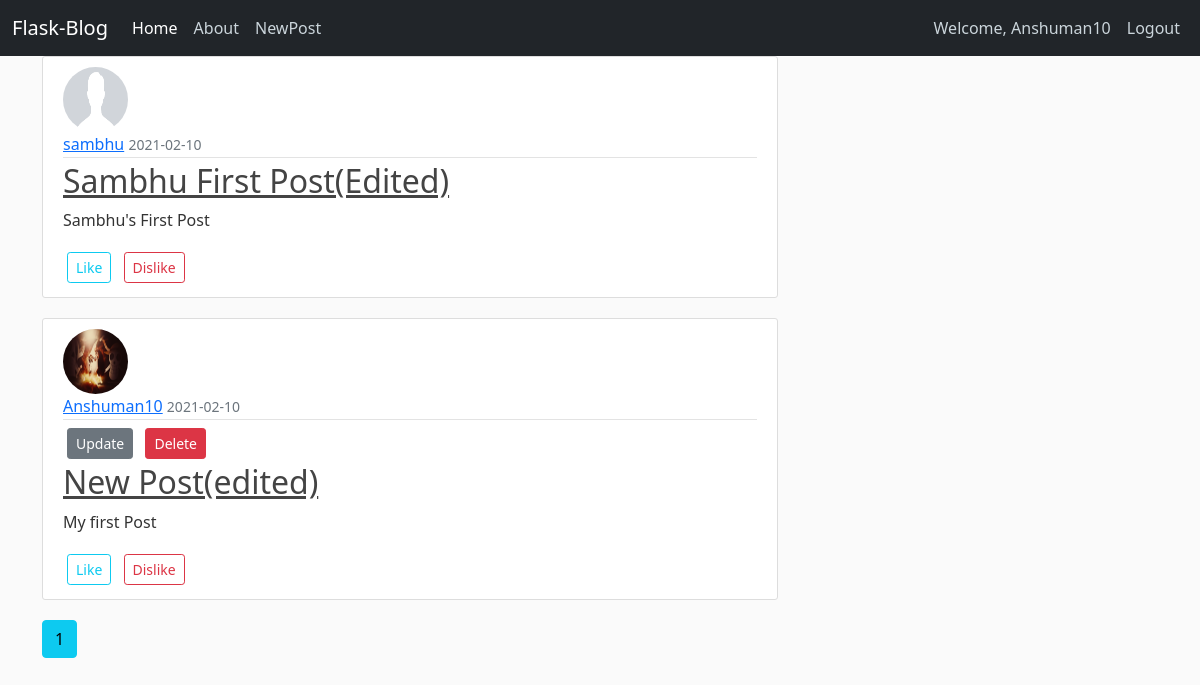
Screenshot of /home (signed in) with the database file from the repository.
### blogappyt/models.py (models this page shows, shortened)
class User(db.Model, UserMixin):
    __tablename__ = 'user'
    id = db.Column(db.Integer,primary_key= True)
    username = db.Column(db.String(60),unique = True, nullable = False)
    email = db.Column(db.String(60),unique = True, nullable = False)
    password = db.Column(db.String(60), nullable = False)
    profile_pic = db.Column(db.String(60), nullable = False,default= 'default.png')
    post = db.relationship('Post',backref = "auther",lazy = True)

class Post(db.Model):
    __tablename__ = 'post'
    id = db.Column(db.Integer,primary_key = True)
    title = db.Column(db.String(60),nullable = False)
    date_posted = db.Column(db.DateTime,nullable = False,default = datetime.utcnow)
    content = db.Column(db.Text,nullable = False)
    user_id = db.Column(db.Integer,db.ForeignKey('user.id'))
    likes = db.relationship('Like_Post',backref = "post_likes",lazy = True)

### blogappyt/main/views.py (the view)
@main.route('/')
@main.route('/home')
def index():
    page = request.args.get('page',1,type=int)
    post_likes = Like_Post.query.order_by(Like_Post.date_posted.desc()).all()
    all_post = Post.query.order_by(Post.date_posted.desc()).all()
    posts = Post.query.order_by(Post.date_posted.desc()).paginate(page=page,per_page=5)
    print(type(Post.query.order_by(Post.date_posted.desc())))
    return render_template('index.html',posts = posts)

### blogappyt/models.py (called while the page is built)
@login_manager.user_loader
def load_user(user_id):
    return User.query.get(int(user_id))

### blogappyt/templates/index.html (shortened to what this page needs)
{% extends 'layout.html' %}
{% block content %}
{% for post in posts.items %}
<article class="media content-section">
  <img class="rounded-circle article-img" src="{{url_for('static',filename='profilepic/'+post.auther.profile_pic)}}">
          <div class="media-body">
            <div class="article-metadata">
              <a class="mr-2" href="{{url_for('users.user_profile',user_id=post.auther.id)}}">{{ post.auther.username }}</a>
              <small class="text-muted">{{post.date_posted.strftime('%Y-%m-%d')}}</small>
            </div>
            {% if post.auther == current_user %}
            <div>
            <a class="btn btn-secondary btn-sm m-1" href="{{url_for('posts.post_update',post_id=post.id)}}">Update</a>
            <a  class="btn btn-danger btn-sm m-1" href="{{url_for('posts.post_delete',post_id=post.id)}}">Delete</a>
            </div>
            {% endif %}
            <h2><a class="article-title" href="{{url_for('posts.post',post_id=post.id)}}">{{ post.title }}</a></h2>
            <p class="article-content">{{ post.content }}</p>
            <a class="btn btn-outline-info btn-sm m-1" href="{{url_for('posts.like_post',post_id=post.id)}}">Like</a>
            <a class="btn btn-outline-danger btn-sm m-1" href="{{url_for('posts.dislike_post',post_id=post.id)}}">Dislike</a>
          </div>
        </article>
{% endfor %}
{% for page_num in posts.iter_pages(left_edge=1, right_edge=1, left_current=1,right_current=2) %}
  {% if  page_num %}
    {% if  posts.page == page_num %}
      <a class = "btn btn-info mb-4" href="{{url_for('main.index',page = page_num)}}">{{page_num}}</a>
    {% else %}
    <a class = "btn btn-outline-info mb-4" href="{{url_for('main.index',page = page_num)}}">{{page_num}}</a>
    {% endif %}
  {% endif %}
{% endfor %}
{% endblock content %}

### blogappyt/templates/layout.html (shortened to what this page needs)
<html lang="en">
<head>
    <link href="https://cdn.jsdelivr.net/npm/bootstrap@5.0.0-beta1/dist/css/bootstrap.min.css" rel="stylesheet">
    <link rel="stylesheet" href="{{url_for('static',filename='main.css')}}">
</head>
<body>
    <header class="site-header">
    <nav class="navbar navbar-expand-lg navbar-dark bg-dark">
        <div class="container-fluid">
          <a class="navbar-brand" href="{{url_for('main.index')}}">Flask-Blog</a>
          <div class="collapse navbar-collapse" id="navbarSupportedContent">
            <ul class="navbar-nav me-auto mb-2 mb-lg-0">
              <li class="nav-item">
                <a class="nav-link active" aria-current="page" href="{{url_for('main.index')}}">Home</a>
              </li>
              <li class="nav-item">
                <a class="nav-link" href="{{url_for('main.about')}}">About</a>
              </li>
              <li class="nav-item">
                <a class="nav-link" href="{{url_for('posts.create_post')}}">NewPost</a>
              </li>
            </ul>
            <div class="navbar-nav">
            {% if  current_user.is_authenticated%}
            <a class="nav-item nav-link" href="{{ url_for('users.profile') }}">Welcome, {{current_user.username|title}}</a>
            <a class="nav-item nav-link" href="{{ url_for('users.logout') }}">Logout</a>
            {% else %}
                <a class="nav-item nav-link" href="{{ url_for('users.login') }}">Login</a>
                <a class="nav-item nav-link" href="{{ url_for('users.register') }}">Register</a>
              {% endif %}
              </div>
          </div>
        </div>
      </nav>
</header>
<main role="main" class="container">
    <div class="row">
      <div class="col-md-8">
        {% block content %}{% endblock %}
      </div>
    </div>
  </main>
</body>
</html>

### blogappyt/static/main.css (style rules this page uses)
body { background: #fafafa; color: #333333; }
h1, h2, h3, h4, h5, h6 { color: #444444; }
.site-header .navbar-nav .nav-link { color: #cbd5db; }
.site-header .navbar-nav .nav-link.active { font-weight: 500; }
.content-section { background: #ffffff; padding: 10px 20px; border: 1px solid #dddddd; border-radius: 3px; margin-bottom: 20px; }
.article-title { color: #444444; }
.article-content { white-space: pre-line; }
.article-img { height: 65px; width: 65px; margin-right: 16px; }
.article-metadata { padding-bottom: 1px; margin-bottom: 4px; border-bottom: 1px solid #e3e3e3 }

### rows the page displays
User: username "Anshuman10"
Post: profile_pic (placeholder picture), auther.username "sambhu", date_posted "2021-02-10", title "Sambhu First Post(Edited)", content "Sambhu's First Post"
Post: profile_pic (picture), auther.username "Anshuman10", date_posted "2021-02-10", title "New Post(edited)", content "My first Post"

### other values shown
{{ page_num }} "1"
